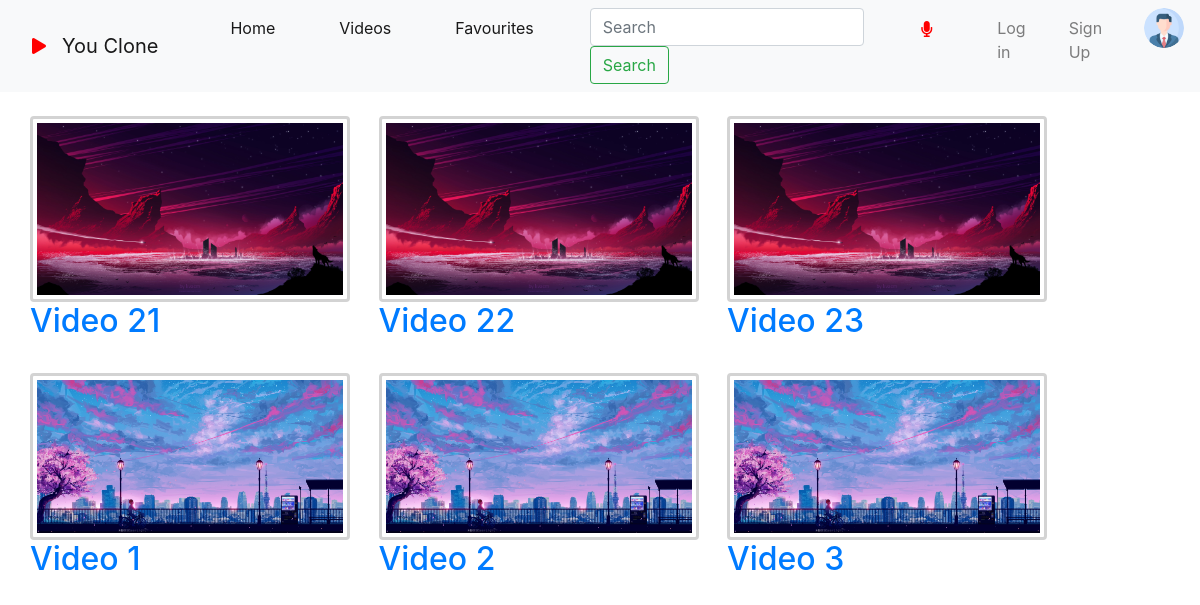
The app's page /home.php with its own data.
### tables this page shows
CREATE TABLE `videos` (
  `id` int(11) NOT NULL,
  `title` varchar(255) DEFAULT NULL,
  `file_path` varchar(255) DEFAULT NULL,
  `user_id` int(11) DEFAULT NULL,
  `upload_date` timestamp NOT NULL DEFAULT current_timestamp(),
  `is_favourite` tinyint(1) DEFAULT 0,
  `thumbnail_path` varchar(255) DEFAULT NULL
);

### home.php (the view, shortened to what this page needs)
<?php
        include_once 'header.php';
?>
<?php
    require_once "includes/dbh.inc.php";
    if (isset($_GET['fav'])){
        $fav = $_GET['fav'];
    } else {
        $fav = 0;
    }
    echo '<div class="row">';
        $useruid = $_SESSION['useruid'];
        if ($useruid) {
            $userSql = "SELECT usersId FROM users WHERE usersUid = ?";
            $userStmt = mysqli_stmt_init($conn);
            if (mysqli_stmt_prepare($userStmt, $userSql)) {
                mysqli_stmt_bind_param($userStmt, "s", $useruid);
                mysqli_stmt_execute($userStmt);
                mysqli_stmt_bind_result($userStmt, $usersId);
                mysqli_stmt_fetch($userStmt);
                mysqli_stmt_close($userStmt);
                if ($usersId) {
                    if ($fav){
                        $sql = "SELECT * FROM videos WHERE is_favourite=1 AND user_id <> $usersId";
                    } else {
                        $sql = "SELECT * FROM videos where user_id <>" . $usersId;
                    }
                    $result = $conn->query($sql);
                    if ($result->num_rows > 0) {
                        while($row = $result->fetch_assoc()) {
                            echo "<div class='video'>";
                                echo '<br>';
                                echo '<a href="view_video.php?home_id=' . $row['id'] . '">
                                    <img src="videos/'. $row['thumbnail_path'].'" alt="Thumbnail Path" class="img-thumbnail" width="320" height="auto">
                                    <h2>' . $row["title"] . '</h2>
                                    </a>';
                            echo "</div>";
                            echo "&nbsp &nbsp";
                        }
                    } else {
                        echo "No videos found.";
                    }
                } else {
                    echo 'User ID not found.';
                }
            } else {
                echo 'Unable to prepare query.';
            }
            $conn->close();
        } else {
            $sql = "SELECT * FROM videos";
            $result = $conn->query($sql);
            if ($result->num_rows > 0) {
                while($row = $result->fetch_assoc()) {
                    echo "<div class='video'>";
                        echo '<br>';
                        echo '<a href="view_video.php?home_id=' . $row['id'] . '">
                            <img src="videos/'. $row['thumbnail_path'].'" alt="Thumbnail Path" class="img-thumbnail" width="320" height="auto">
                            <h2>' . $row["title"] . '</h2>
                            </a>';
                    echo "</div>";
                }
            } else {
                echo "No videos found.";
            }
        }
    echo '</div>';
?>
<?php
    include_once 'footer.php';
?>

### header.php (shortened to what this page needs)
<!DOCTYPE html>
<html lang="en">
<head>
    <link rel="stylesheet" href="https://maxcdn.bootstrapcdn.com/bootstrap/4.5.2/css/bootstrap.min.css">
    <link rel="stylesheet" href="https://cdnjs.cloudflare.com/ajax/libs/font-awesome/5.15.4/css/all.min.css">
</head>
<body>
    <nav class="navbar navbar-expand-lg navbar-light bg-light" >
        <a class="nav-link" href="home.php">
            <i class="fas fa-play"></i>
        </a>
        <a class="navbar-brand" href="home.php">You Clone</a>
        <div class="collapse navbar-collapse header-main" id="navbarNav">
            <ul class="navbar-nav flex-fill">
                <li class="nav-item active ml-5">
                    <a class="nav-link " href="home.php">Home <span class="sr-only">(current)</span></a>
                </li>
                <li class="nav-item active ml-5">
                    <a class="nav-link " href="videos.php">Videos </a>
                </li>
                <li class="nav-item active ml-5">
                    <a class="nav-link " href="home.php?fav=1">Favourites </a>
                </li>
                <div class="collapse navbar-collapse ml-5" id="navbarNav">
                    <form class="form-inline ml-auto">
                        <input class="form-control custom-search" type="search" placeholder="Search" aria-label="Search">
                        <button class="btn btn-outline-success" type="submit">Search</button>
                    </form>
                </div>
                <li class="nav-item ml-2">
                    <button class="nav-link btn btn-white" id="microphoneButton">
                        <i class="fas fa-microphone"></i>
                    </button>
                </li>
                <?php
                    if (isset($_SESSION["useruid"])) {
                        echo "<li class='nav-item ml-5'>
                                <a href='profile.php' class='nav-link' alt='Profile Page'>Profile</a>
                            </li>";
                        echo "<li class='nav-item ml-3 mr-3 '>
                                <a href='includes/logout.inc.php' class='nav-link' alt='Logout'>Logout</a>
                            </li>";
                    }
                    else {
                        echo "<li class='nav-item ml-5'>
                                <a href='new_login.php' class='nav-link' alt='Login'>Log in</a>
                            </li>";
                        echo "<li class='nav-item ml-3 mr-3'>
                                <a href='new_signup.php' class='nav-link' alt='SignUp'>Sign Up</a>
                            </li>";
                    }
                ?>
                <li class="nav-item ml-auto">
                    <img src="profile.png" alt="Profile Image" class="" style="width: 40px; height: 40px; border-radius: 50%;" onclick="profile.php">
                </li>
            </ul>
        </div>
    </nav>
    <div class="container">

### footer.php
</div>
</body>
</html>

### header.php (style rules this page uses)
.fas { color: red; }

### home.php (style rules this page uses)
.img-thumbnail { margin-right: 15px; float: left; }
.img-thumbnail { border: solid lightgrey; }

### records on screen
videos: thumbnail_path (picture), title "Video 21"
videos: thumbnail_path (picture), title "Video 22"
videos: thumbnail_path (picture), title "Video 23"
videos: thumbnail_path (picture), title "Video 1"
videos: thumbnail_path (picture), title "Video 2"
videos: thumbnail_path (picture), title "Video 3"
